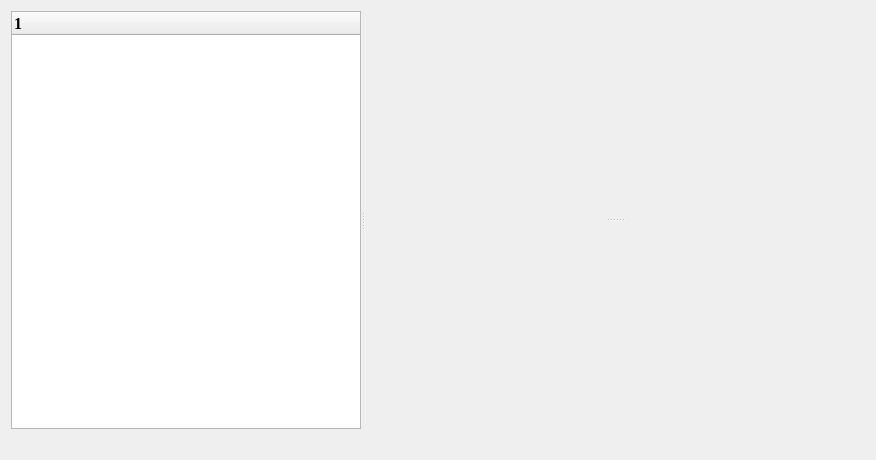
<?xml version="1.0" encoding="UTF-8"?>
<ui version="4.0">
 <class>MainWindow</class>
 <widget class="QMainWindow" name="MainWindow">
  <property name="geometry">
   <rect>
    <x>0</x>
    <y>0</y>
    <width>876</width>
    <height>460</height>
   </rect>
  </property>
  <property name="font">
   <font>
    <family>Times New Roman</family>
    <pointsize>12</pointsize>
    <weight>75</weight>
    <bold>true</bold>
   </font>
  </property>
  <property name="contextMenuPolicy">
   <enum>Qt::NoContextMenu</enum>
  </property>
  <property name="windowTitle">
   <string>Демонстрационное программное обеспечение</string>
  </property>
  <widget class="QWidget" name="centralWidget">
   <layout class="QGridLayout" name="gridLayout">
    <item row="0" column="0">
     <widget class="QSplitter" name="splitter_2">
      <property name="orientation">
       <enum>Qt::Horizontal</enum>
      </property>
      <widget class="QTreeWidget" name="treeWidget">
       <column>
        <property name="text">
         <string notr="true">1</string>
        </property>
       </column>
      </widget>
      <widget class="QSplitter" name="splitter">
       <property name="orientation">
        <enum>Qt::Vertical</enum>
       </property>
       <widget class="QCustomPlot" name="plot" native="true">
        <property name="minimumSize">
         <size>
          <width>500</width>
          <height>160</height>
         </size>
        </property>
       </widget>
       <widget class="QCustomPlot" name="plot_2" native="true">
        <property name="minimumSize">
         <size>
          <width>500</width>
          <height>160</height>
         </size>
        </property>
       </widget>
      </widget>
     </widget>
    </item>
    <item row="1" column="0">
     <layout class="QHBoxLayout" name="horizontalLayout">
      <item>
       <spacer name="horizontalSpacer">
        <property name="orientation">
         <enum>Qt::Horizontal</enum>
        </property>
        <property name="sizeHint" stdset="0">
         <size>
          <width>940</width>
          <height>20</height>
         </size>
        </property>
       </spacer>
      </item>
     </layout>
    </item>
   </layout>
  </widget>
 </widget>
 <layoutdefault spacing="6" margin="11"/>
 <customwidgets>
  <customwidget>
   <class>QCustomPlot</class>
   <extends>QWidget</extends>
   <header>qcustomplot.h</header>
   <container>1</container>
  </customwidget>
 </customwidgets>
 <resources/>
 <connections/>
</ui>
